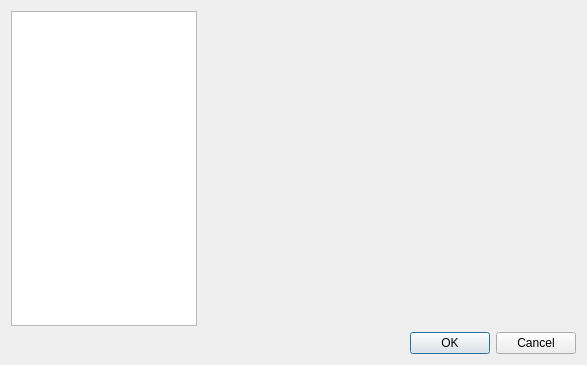
<?xml version="1.0" encoding="UTF-8"?>
<ui version="4.0">
 <class>SettingsDialog</class>
 <widget class="QDialog" name="SettingsDialog">
  <property name="geometry">
   <rect>
    <x>0</x>
    <y>0</y>
    <width>587</width>
    <height>365</height>
   </rect>
  </property>
  <property name="windowTitle">
   <string>Dialog</string>
  </property>
  <layout class="QVBoxLayout" name="verticalLayout_2">
   <item>
    <layout class="QHBoxLayout" name="horizontalLayout" stretch="1,2">
     <item>
      <widget class="QTreeWidget" name="treeWidget">
       <property name="rootIsDecorated">
        <bool>false</bool>
       </property>
       <attribute name="headerVisible">
        <bool>false</bool>
       </attribute>
       <column>
        <property name="text">
         <string notr="true">1</string>
        </property>
       </column>
      </widget>
     </item>
     <item>
      <widget class="QStackedWidget" name="stackedWidget">
       <widget class="SettingGeneralForm" name="page_general"/>
      </widget>
     </item>
    </layout>
   </item>
   <item>
    <layout class="QHBoxLayout" name="horizontalLayout_2">
     <item>
      <spacer name="horizontalSpacer">
       <property name="orientation">
        <enum>Qt::Horizontal</enum>
       </property>
       <property name="sizeHint" stdset="0">
        <size>
         <width>40</width>
         <height>20</height>
        </size>
       </property>
      </spacer>
     </item>
     <item>
      <widget class="QPushButton" name="pushButton">
       <property name="text">
        <string>OK</string>
       </property>
      </widget>
     </item>
     <item>
      <widget class="QPushButton" name="pushButton_2">
       <property name="text">
        <string>Cancel</string>
       </property>
      </widget>
     </item>
    </layout>
   </item>
  </layout>
 </widget>
 <customwidgets>
  <customwidget>
   <class>SettingGeneralForm</class>
   <extends>QWidget</extends>
   <header>SettingGeneralForm.h</header>
   <container>1</container>
  </customwidget>
 </customwidgets>
 <resources/>
 <connections>
  <connection>
   <sender>pushButton</sender>
   <signal>clicked()</signal>
   <receiver>SettingsDialog</receiver>
   <slot>accept()</slot>
   <hints>
    <hint type="sourcelabel">
     <x>335</x>
     <y>313</y>
    </hint>
    <hint type="destinationlabel">
     <x>345</x>
     <y>375</y>
    </hint>
   </hints>
  </connection>
  <connection>
   <sender>pushButton_2</sender>
   <signal>clicked()</signal>
   <receiver>SettingsDialog</receiver>
   <slot>reject()</slot>
   <hints>
    <hint type="sourcelabel">
     <x>415</x>
     <y>309</y>
    </hint>
    <hint type="destinationlabel">
     <x>413</x>
     <y>369</y>
    </hint>
   </hints>
  </connection>
 </connections>
</ui>
